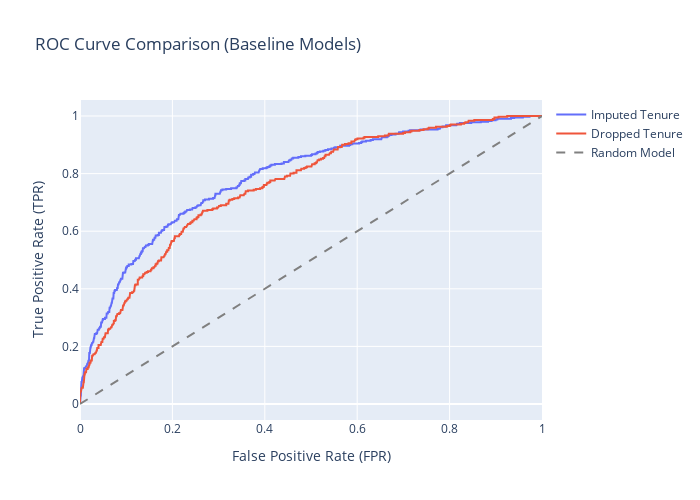

Write notebook code for a chart like this one.
### Code cell
# Compute ROC curves
fpr_imp, tpr_imp, _ = roc_curve(y_valid_imp, y_proba_imp)
fpr_drop, tpr_drop, _ = roc_curve(y_valid_drop, y_proba_drop)

# Plot
fig = go.Figure()

# Imputed curve
fig.add_trace(go.Scatter(x=fpr_imp, y=tpr_imp, mode='lines', name='Imputed Tenure'))

# Dropped curve
fig.add_trace(go.Scatter(x=fpr_drop, y=tpr_drop, mode='lines', name='Dropped Tenure'))

# Diagonal line (random guessing)
fig.add_trace(go.Scatter(
    x=[0, 1], y=[0, 1],
    mode='lines', name='Random Model',
    line=dict(dash='dash', color='gray')
))

fig.update_layout(
    title='ROC Curve Comparison (Baseline Models)',
    xaxis_title='False Positive Rate (FPR)',
    yaxis_title='True Positive Rate (TPR)',
    width=700,
    height=500
)

fig.show()

### Figure 1 — Plotly figure (JSON) as saved in the notebook; plotly's stock layout.template omitted (floating-point values rounded to 4 significant figures; data arrays with more than 128 entries replaced by an {"elided": "..."} marker saying what was removed)
{"data": [{"mode": "lines", "name": "Imputed Tenure", "type": "scatter", "x": {"elided": "540 float values"}, "y": {"elided": "540 float values"}}, {"mode": "lines", "name": "Dropped Tenure", "type": "scatter", "x": {"elided": "506 float values"}, "y": {"elided": "506 float values"}}, {"line": {"color": "gray", "dash": "dash"}, "mode": "lines", "name": "Random Model", "type": "scatter", "x": [0, 1], "y": [0, 1]}], "layout": {"height": 500, "title": {"text": "ROC Curve Comparison (Baseline Models)"}, "width": 700, "xaxis": {"title": {"text": "False Positive Rate (FPR)"}}, "yaxis": {"title": {"text": "True Positive Rate (TPR)"}}}}
